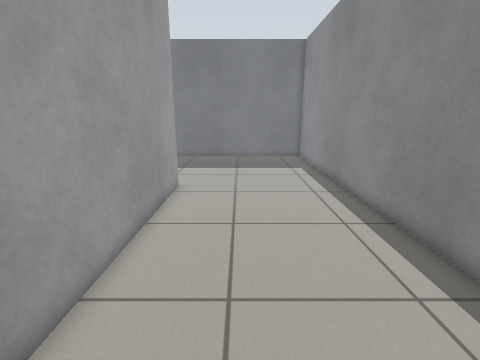
View 1 (above)

14 first-person views from a walk through a robot-simulator world made for Gazebo. The camera is 0.95 m above the floor, tilts 14° down and sees 85° across. The floor is counted in squares, 0.25 m on a side. Each view is taken from the middle of a square. On the plan, view 1 faces up. The plan holds only what a view shows up to about 20 squares ahead; the rest is blank. The robots in the file are not drawn.

View 2
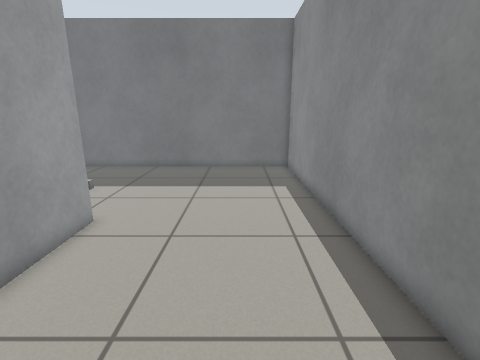

View 3
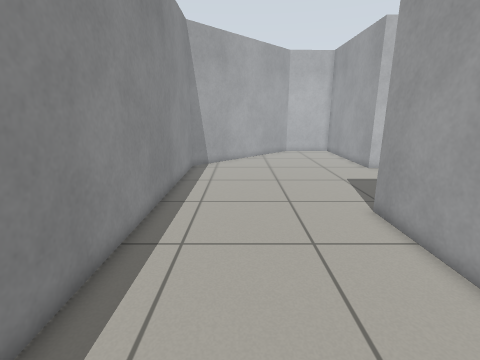

View 4
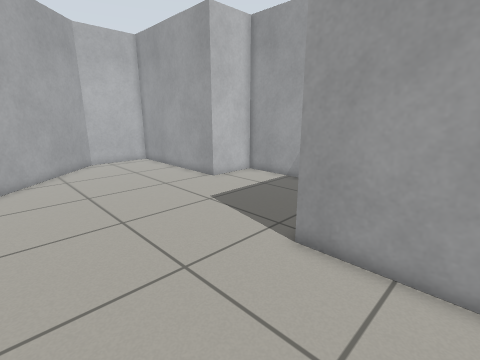

View 5
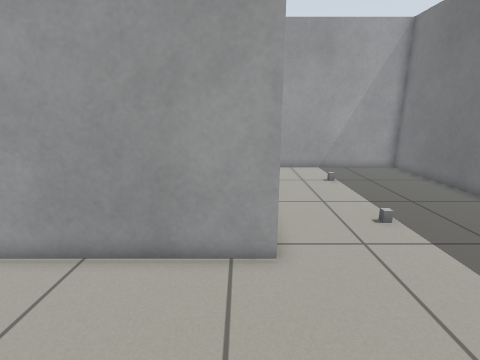

View 6
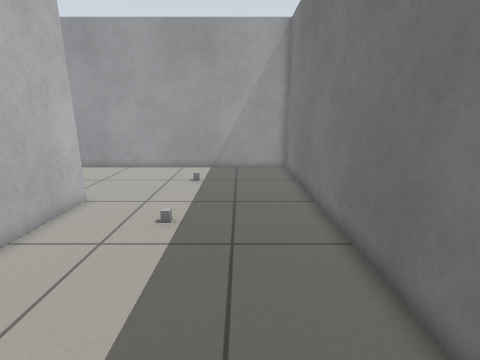

View 7
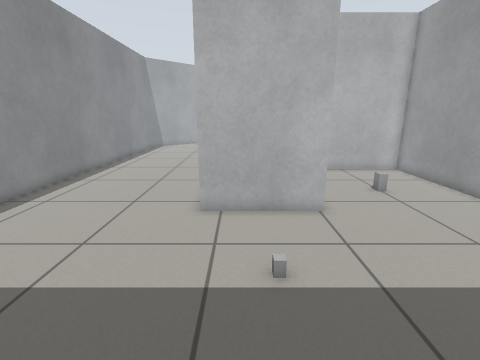

View 8
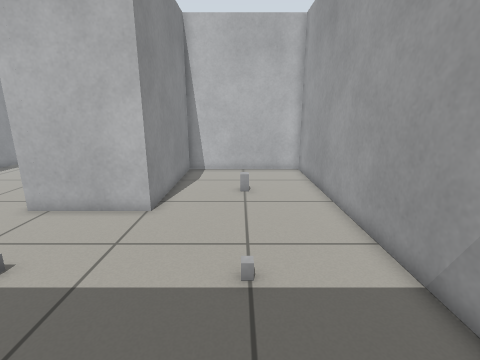

View 9
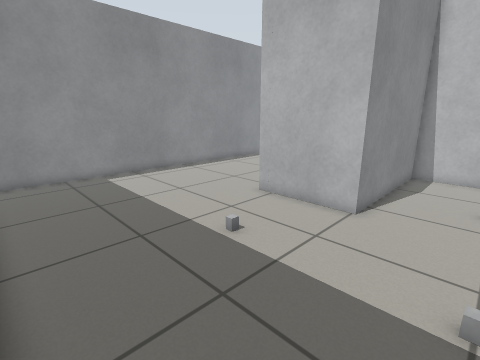

View 10
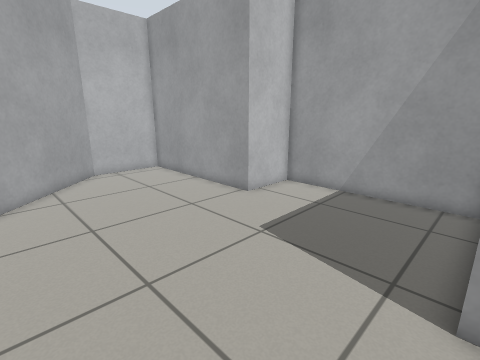

View 11
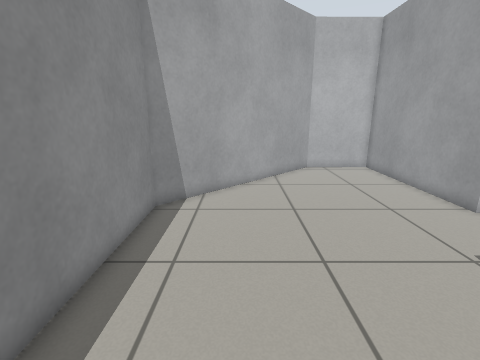

View 12
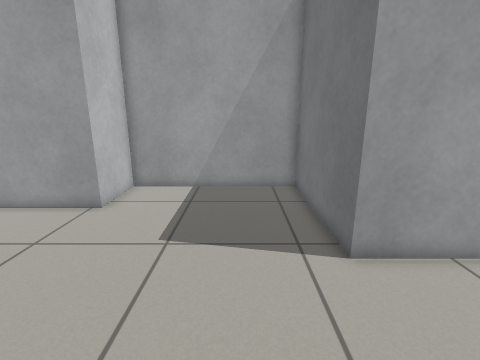

View 13
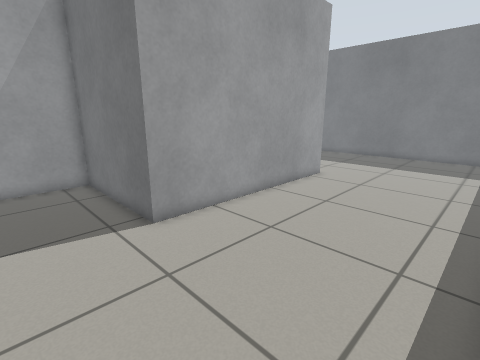

View 14
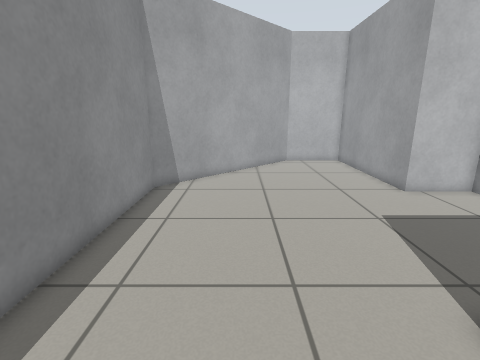

### Floor plan
Points are (right, up) in squares from view 1. A wall is a line through its corners. A room is listed if a view was taken in it or the views show most of it. See-through windows are left out.
Room 1 (views 1, 2, 3, 4, 5, 6, 7, 8, 9, 10, 11, 12, 13, 14)
walls: (-8.4, 5.6) (-8.4, 14) (-3.4, 14) (-3.4, 2) (-10.8, 2) (-10.8, -6.8) (-7.4, -6.8) (-7.4, -16.2) (-3, -16.2) (5.6, -7.6) (5.6, 24.4) (-16.2, 24.4) (-16.2, 5.6) (-8.4, 5.6)
objects: grey box (-12, 11); grey box (-12, 18); grey box (-6, 18)

Positions as (right, up) in squares from view 1, and headings:
1: (0, 0), facing up
2: (2, 5), facing up
3: (2, 12), facing down
4: (3, 6), facing down-left
5: (3, 13), facing left
6: (3, 21), facing left
7: (-5, 24), facing down
8: (-12, 24), facing down
9: (-12, 24), facing down-right
10: (2, 2), facing down-left
11: (2, 3), facing down
12: (3, -1), facing left
13: (5, -2), facing up-left
14: (1, 6), facing down
